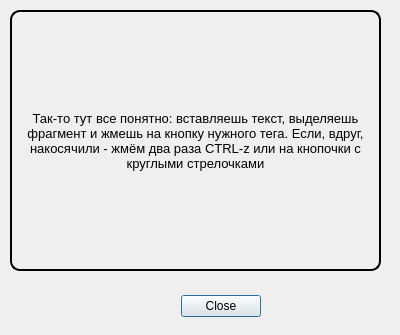
<?xml version="1.0" encoding="UTF-8"?>
<ui version="4.0">
 <class>Dialog</class>
 <widget class="QDialog" name="Dialog">
  <property name="geometry">
   <rect>
    <x>0</x>
    <y>0</y>
    <width>400</width>
    <height>335</height>
   </rect>
  </property>
  <property name="windowTitle">
   <string>TagWrapper - Help</string>
  </property>
  <widget class="QDialogButtonBox" name="buttonBox">
   <property name="geometry">
    <rect>
     <x>170</x>
     <y>290</y>
     <width>91</width>
     <height>32</height>
    </rect>
   </property>
   <property name="orientation">
    <enum>Qt::Horizontal</enum>
   </property>
   <property name="standardButtons">
    <set>QDialogButtonBox::Close</set>
   </property>
  </widget>
  <widget class="QLabel" name="label">
   <property name="geometry">
    <rect>
     <x>10</x>
     <y>10</y>
     <width>371</width>
     <height>261</height>
    </rect>
   </property>
   <property name="font">
    <font>
     <pointsize>10</pointsize>
    </font>
   </property>
   <property name="styleSheet">
    <string notr="true">border: 2px solid black;
border-radius: 10px;
padding: 5px;</string>
   </property>
   <property name="text">
    <string>Так-то тут все понятно: вставляешь текст, выделяешь фрагмент и жмешь на кнопку нужного тега. Если, вдруг, накосячили - жмём два раза CTRL-z или на кнопочки с круглыми стрелочками</string>
   </property>
   <property name="alignment">
    <set>Qt::AlignCenter</set>
   </property>
   <property name="wordWrap">
    <bool>true</bool>
   </property>
  </widget>
 </widget>
 <resources/>
 <connections>
  <connection>
   <sender>buttonBox</sender>
   <signal>accepted()</signal>
   <receiver>Dialog</receiver>
   <slot>accept()</slot>
   <hints>
    <hint type="sourcelabel">
     <x>248</x>
     <y>254</y>
    </hint>
    <hint type="destinationlabel">
     <x>157</x>
     <y>274</y>
    </hint>
   </hints>
  </connection>
  <connection>
   <sender>buttonBox</sender>
   <signal>rejected()</signal>
   <receiver>Dialog</receiver>
   <slot>reject()</slot>
   <hints>
    <hint type="sourcelabel">
     <x>316</x>
     <y>260</y>
    </hint>
    <hint type="destinationlabel">
     <x>286</x>
     <y>274</y>
    </hint>
   </hints>
  </connection>
 </connections>
</ui>
